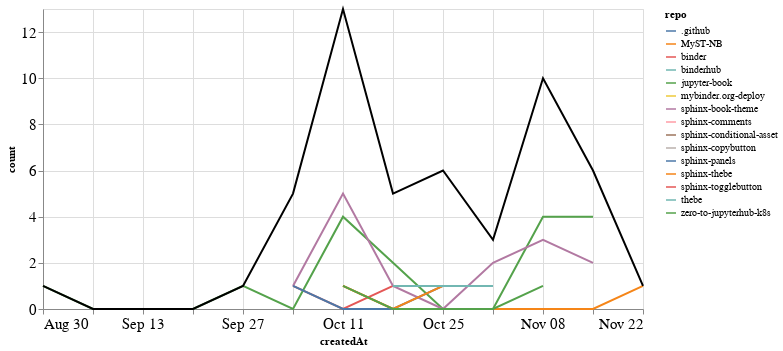

Here is the notebook cell this chart was saved with:
### Markdown cell above
## PRs

### Code cell
prs_time = prs.groupby('repo').resample('W', on='createdAt').count()['author'].reset_index()
prs_time = prs_time.rename(columns={'author': 'count'})
prs_time_total = prs_time.groupby('createdAt').agg({"count": "sum"}).reset_index()

ch1 = alt.Chart(prs_time, width=600).mark_line().encode(
    x='createdAt',
    y='count',
    color='repo',
    tooltip="repo"
)

ch2 = alt.Chart(prs_time_total, width=600).mark_line(color="black").encode(
    x='createdAt',
    y='count',
)

ch1 + ch2

### Figure 1 — Vega-Lite specification as saved in the notebook (floating-point values rounded to 4 significant figures)
{"config": {"axisLeft": {"labelFontSize": 15}, "axisBottom": {"labelFontSize": 15}}, "layer": [{"data": {"name": "data-412259a69b2540afcf1e8d250be830bc"}, "mark": "line", "encoding": {"color": {"type": "nominal", "field": "repo"}, "tooltip": {"type": "nominal", "field": "repo"}, "x": {"type": "temporal", "field": "createdAt"}, "y": {"type": "quantitative", "field": "count"}}, "width": 600}, {"data": {"name": "data-e00d543ad34788614d8b305803f874eb"}, "mark": {"type": "line", "color": "black"}, "encoding": {"x": {"type": "temporal", "field": "createdAt"}, "y": {"type": "quantitative", "field": "count"}}, "width": 600}], "$schema": "https://vega.github.io/schema/vega-lite/v4.8.1.json", "datasets": {"data-412259a69b2540afcf1e8d250be830bc": [{"repo": ".github", "createdAt": "2020-11-08T00:00:00", "count": 1}, {"repo": "MyST-NB", "createdAt": "2020-10-11T00:00:00", "count": 1}, {"repo": "MyST-NB", "createdAt": "2020-10-18T00:00:00", "count": 0}, {"repo": "MyST-NB", "createdAt": "2020-10-25T00:00:00", "count": 0}, {"repo": "MyST-NB", "createdAt": "2020-11-01T00:00:00", "count": 0}, {"repo": "MyST-NB", "createdAt": "2020-11-08T00:00:00", "count": 0}, {"repo": "MyST-NB", "createdAt": "2020-11-15T00:00:00", "count": 0}, {"repo": "MyST-NB", "createdAt": "2020-11-22T00:00:00", "count": 1}, {"repo": "binder", "createdAt": "2020-10-04T00:00:00", "count": 1}, {"repo": "binder", "createdAt": "2020-10-11T00:00:00", "count": 0}, {"repo": "binder", "createdAt": "2020-10-18T00:00:00", "count": 1}, {"repo": "binderhub", "createdAt": "2020-10-04T00:00:00", "count": 1}, {"repo": "jupyter-book", "createdAt": "2020-08-30T00:00:00", "count": 1}, {"repo": "jupyter-book", "createdAt": "2020-09-06T00:00:00", "count": 0}, {"repo": "jupyter-book", "createdAt": "2020-09-13T00:00:00", "count": 0}, {"repo": "jupyter-book", "createdAt": "2020-09-20T00:00:00", "count": 0}, {"repo": "jupyter-book", "createdAt": "2020-09-27T00:00:00", "count": 1}, {"repo": "jupyter-book", "createdAt": "2020-10-04T00:00:00", "count": 0}, {"repo": "jupyter-book", "createdAt": "2020-10-11T00:00:00", "count": 4}, {"repo": "jupyter-book", "createdAt": "2020-10-18T00:00:00", "count": 2}, {"repo": "jupyter-book", "createdAt": "2020-10-25T00:00:00", "count": 0}, {"repo": "jupyter-book", "createdAt": "2020-11-01T00:00:00", "count": 0}, {"repo": "jupyter-book", "createdAt": "2020-11-08T00:00:00", "count": 4}, {"repo": "jupyter-book", "createdAt": "2020-11-15T00:00:00", "count": 4}, {"repo": "mybinder.org-deploy", "createdAt": "2020-10-11T00:00:00", "count": 1}, {"repo": "sphinx-book-theme", "createdAt": "2020-10-04T00:00:00", "count": 1}, {"repo": "sphinx-book-theme", "createdAt": "2020-10-11T00:00:00", "count": 5}, {"repo": "sphinx-book-theme", "createdAt": "2020-10-18T00:00:00", "count": 1}, {"repo": "sphinx-book-theme", "createdAt": "2020-10-25T00:00:00", "count": 0}, {"repo": "sphinx-book-theme", "createdAt": "2020-11-01T00:00:00", "count": 2}, {"repo": "sphinx-book-theme", "createdAt": "2020-11-08T00:00:00", "count": 3}, {"repo": "sphinx-book-theme", "createdAt": "2020-11-15T00:00:00", "count": 2}, {"repo": "sphinx-comments", "createdAt": "2020-10-04T00:00:00", "count": 1}, {"repo": "sphinx-conditional-asset", "createdAt": "2020-10-25T00:00:00", "count": 2}, {"repo": "sphinx-copybutton", "createdAt": "2020-11-08T00:00:00", "count": 1}, {"repo": "sphinx-panels", "createdAt": "2020-10-04T00:00:00", "count": 1}, {"repo": "sphinx-panels", "createdAt": "2020-10-11T00:00:00", "count": 0}, {"repo": "sphinx-panels", "createdAt": "2020-10-18T00:00:00", "count": 0}, {"repo": "sphinx-panels", "createdAt": "2020-10-25T00:00:00", "count": 1}, {"repo": "sphinx-thebe", "createdAt": "2020-10-11T00:00:00", "count": 1}, {"repo": "sphinx-thebe", "createdAt": "2020-10-18T00:00:00", "count": 0}, {"repo": "sphinx-thebe", "createdAt": "2020-10-25T00:00:00", "count": 1}, {"repo": "sphinx-togglebutton", "createdAt": "2020-10-25T00:00:00", "count": 1}, {"repo": "thebe", "createdAt": "2020-10-18T00:00:00", "count": 1}, {"repo": "thebe", "createdAt": "2020-10-25T00:00:00", "count": 1}, {"repo": "thebe", "createdAt": "2020-11-01T00:00:00", "count": 1}, {"repo": "zero-to-jupyterhub-k8s", "createdAt": "2020-10-11T00:00:00", "count": 1}, {"repo": "zero-to-jupyterhub-k8s", "createdAt": "2020-10-18T00:00:00", "count": 0}, {"repo": "zero-to-jupyterhub-k8s", "createdAt": "2020-10-25T00:00:00", "count": 0}, {"repo": "zero-to-jupyterhub-k8s", "createdAt": "2020-11-01T00:00:00", "count": 0}, {"repo": "zero-to-jupyterhub-k8s", "createdAt": "2020-11-08T00:00:00", "count": 1}], "data-e00d543ad34788614d8b305803f874eb": [{"createdAt": "2020-08-30T00:00:00", "count": 1}, {"createdAt": "2020-09-06T00:00:00", "count": 0}, {"createdAt": "2020-09-13T00:00:00", "count": 0}, {"createdAt": "2020-09-20T00:00:00", "count": 0}, {"createdAt": "2020-09-27T00:00:00", "count": 1}, {"createdAt": "2020-10-04T00:00:00", "count": 5}, {"createdAt": "2020-10-11T00:00:00", "count": 13}, {"createdAt": "2020-10-18T00:00:00", "count": 5}, {"createdAt": "2020-10-25T00:00:00", "count": 6}, {"createdAt": "2020-11-01T00:00:00", "count": 3}, {"createdAt": "2020-11-08T00:00:00", "count": 10}, {"createdAt": "2020-11-15T00:00:00", "count": 6}, {"createdAt": "2020-11-22T00:00:00", "count": 1}]}}
